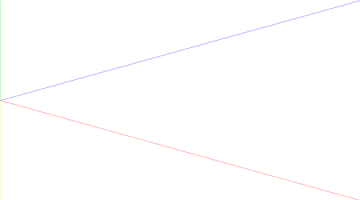
Frame 1 (no input)
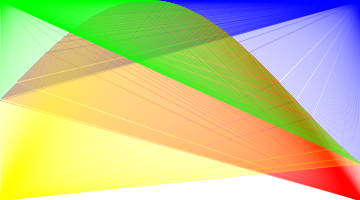
Frame 60 (the mouse pressed at the canvas centre just before this capture)
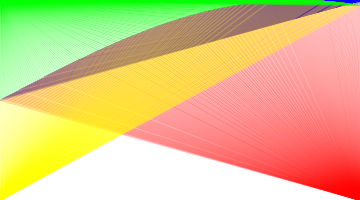
Frame 120 (the mouse held since frame 60 and released just before this capture)

The Processing sketch that drew these frames (run headless with seeded random() and noise(); from frame 60 on, the mouse is pressed at the canvas centre):

// Processing sketch: processing_19930
// ── processing_19930.pde

float myScaler = 0;
boolean isGoingRight = true;
void setup() {
  size(360,200);
  smooth();
  background(255);
}
void draw() {
  background(255);
  float angle = 0;
  for(int x = 0; x <= width; x += 1) {
    stroke(0,255,0,63);
    float y = map(sin(angle), -1, 1, height, 0);
    angle += PI / myScaler;
  line(x,y,0,0);
   stroke(255,0,0,63);
   line(x,y,width,height);
   stroke(0,0,255,63);
   line(x,y,width,0);
   stroke(255,255,0,63);
   line(x,y,0,height);
   
   
  }
  if(isGoingRight) {
    if(myScaler > (width * 2)) {
      isGoingRight = false;
    } 
    else {
      myScaler += 5;
    }
  } 
  else {
    if(myScaler < 60) {
      isGoingRight = true;
    } 
    else {
      myScaler -= 5;
    }
  }
}
